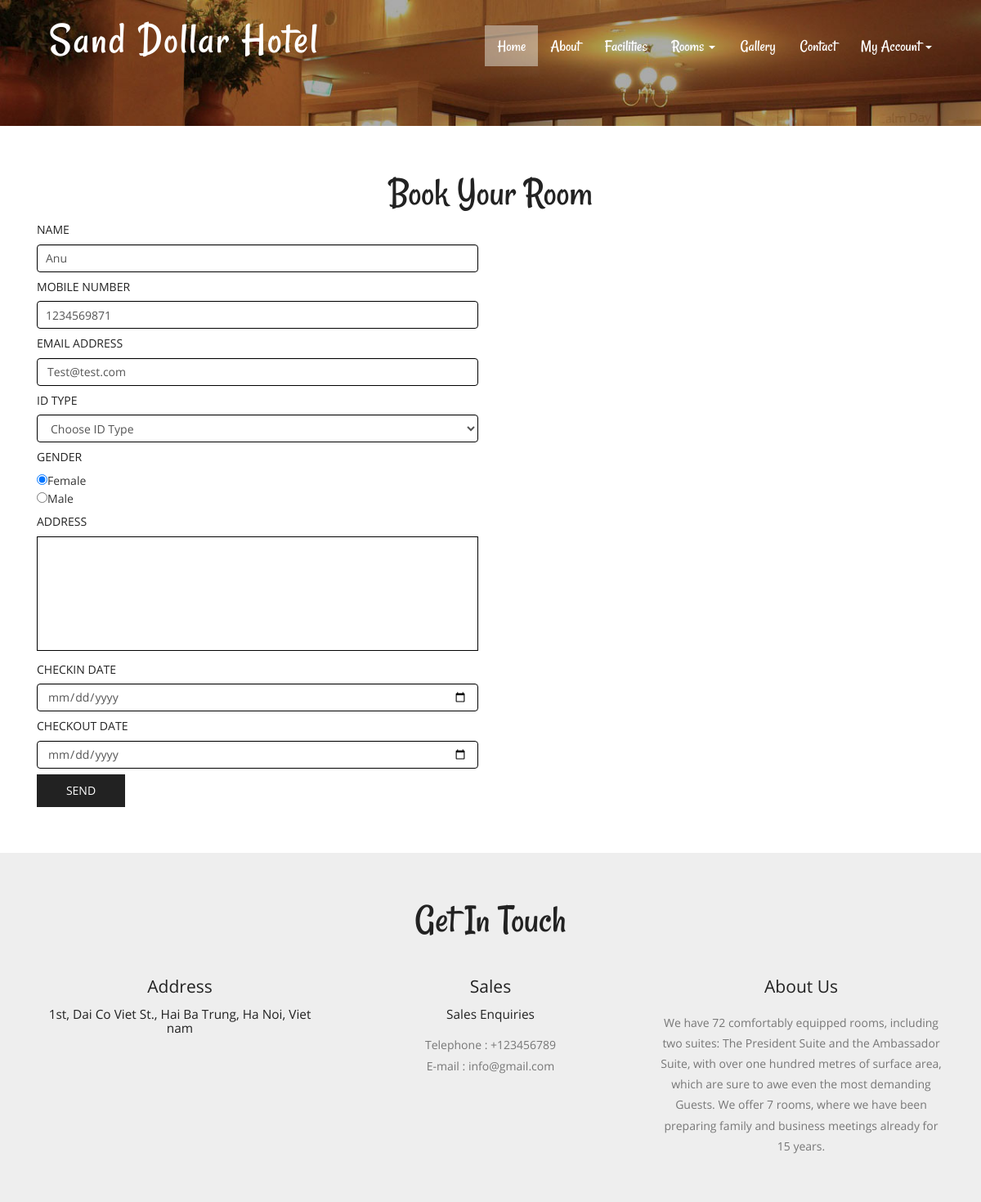
The app's page /book-room.php (signed in) with its own data.
### tables this page shows
CREATE TABLE `tbluser` (
  `ID` int(10) NOT NULL,
  `FullName` varchar(200) DEFAULT NULL,
  `MobileNumber` bigint(10) DEFAULT NULL,
  `Email` varchar(120) DEFAULT NULL,
  `Password` varchar(120) DEFAULT NULL,
  `RegDate` timestamp NULL DEFAULT current_timestamp()
);

CREATE TABLE `tblpage` (
  `ID` int(10) NOT NULL,
  `PageType` varchar(120) DEFAULT NULL,
  `PageTitle` varchar(200) DEFAULT NULL,
  `PageDescription` mediumtext DEFAULT NULL,
  `Email` varchar(120) DEFAULT NULL,
  `MobileNumber` bigint(10) DEFAULT NULL,
  `UpdationDate` timestamp NULL DEFAULT NULL ON UPDATE current_timestamp()
);

### src/book-room.php (the view, shortened to what this page needs)
<?php
include('includes/dbconnection.php');
if (strlen($_SESSION['hbmsuid'] == 0)) {
	header('location:logout.php');
} else {
?>
<!DOCTYPE HTML>
<html>
<head>
	<link href="css/bootstrap.css" rel="stylesheet" type="text/css" media="all">
	<link href="css/style.css" rel="stylesheet" type="text/css" media="all" />
</head>
<body>
	<div class="header head-top">
		<div class="container">
			<?php include_once('includes/header.php'); ?>
		</div>
	</div>
	<div class="content">
		<div class="contact">
			<div class="container">
				<h2>Book Your Room</h2>
				<div class="contact-grids">
					<div class="col-md-6 contact-right">
						<form method="post">
							<?php
							$uid = $_SESSION['hbmsuid'];
							$sql = "SELECT * from  tbluser where ID=:uid";
							$query = $dbh->prepare($sql);
							$query->bindParam(':uid', $uid, PDO::PARAM_STR);
							$query->execute();
							$results = $query->fetchAll(PDO::FETCH_OBJ);
							$cnt = 1;
							if ($query->rowCount() > 0) {
								foreach ($results as $row) {               ?>
									<h5>Name</h5>
									<input type="text" value="<?php echo $row->FullName; ?>" name="name" class="form-control" required="true" readonly="true">
									<h5>Mobile Number</h5>
									<input type="text" name="phone" class="form-control" required="true" maxlength="10" pattern="[0-9]+" value="<?php echo $row->MobileNumber; ?>" readonly="true">
									<h5>Email Address</h5>
									<input type="email" value="<?php echo $row->Email; ?>" class="form-control" name="email" required="true" readonly="true"><?php $cnt = $cnt + 1;
																																							}
																																						} ?>
							<h5>ID Type</h5>
							<select type="text" value="" class="form-control" name="idtype" required="true" class="form-control">
								<option value="">Choose ID Type</option>
							</select>
							<h5>Gender</h5>
							<p style="text-align: left;"> <input type="radio" name="gender" id="gender" value="Female" checked="true">Female</p>
							<p style="text-align: left;"> <input type="radio" name="gender" id="gender" value="Male">Male</p>
							<h5>Address</h5>
							<textarea type="text" rows="10" name="address" required="true"></textarea>
							<h5>Checkin Date</h5>
							<input type="date" value="" class="form-control" name="checkindate" required="true">
							<h5>Checkout Date</h5>
							<input type="date" value="" class="form-control" name="checkoutdate" required="true">
							<input type="submit" value="send" name="submit">
						</form>
					</div>
					<div class="clearfix"></div>
				</div>
			</div>
		</div>
		<?php include_once('includes/getintouch.php'); ?>
</html><?php }  ?>

### src/includes/getintouch.php (shortened to what this page needs)
<div class="touch-section">
	<div class="container">
		<h3>get in touch</h3>
		<div class="touch-grids">
			<?php
				$sql="SELECT * from tblpage where PageType='contactus'";
				$query = $dbh -> prepare($sql);
				$query->execute();
				$results=$query->fetchAll(PDO::FETCH_OBJ);
				$cnt=1;
				if($query->rowCount() > 0) {
					foreach($results as $row) {
			?>
			<div class="col-md-4 touch-grid">
				<h4>address</h4>
				<h5><?php echo htmlentities($row->PageDescription);?></h5>
			</div>
			<div class="col-md-4 touch-grid">
				<h4>Sales</h4>
				<h5>Sales Enquiries</h5>
				<p>Telephone : +<?php  echo htmlentities($row->MobileNumber);?></p>
				<p>E-mail : <?php  echo htmlentities($row->Email);?></p>
			</div>
			<?php $cnt=$cnt+1;}} ?>
			<div class="col-md-4 touch-grid">
				<?php
					$sql="SELECT * from tblpage where PageType='aboutus'";
					$query = $dbh -> prepare($sql);
					$query->execute();
					$results=$query->fetchAll(PDO::FETCH_OBJ);
					$cnt=1;
					if($query->rowCount() > 0) {
						foreach($results as $row) {
				?>
				<h4><?php  echo htmlentities($row->PageTitle);?></h4>
				<br>
				<p><?php  echo htmlentities($row->PageDescription);?></p>
				</div><?php $cnt=$cnt+1;}} ?>
					<div class="clearfix"></div>
				</div>
			</div>
		</div>
	</div>

### src/css/style.css (style rules this page uses)
h1,h2,h3,h4,h5,h6 { padding:0 0; margin:0 0; }
p { padding:0 0; margin:0 0; }
body { padding:0 0; margin:0 0; font-family: 'OpenSans-Regular' }
.header { background:url(../images/banner1.jpg) no-repeat 0px 0px; background-size:cover; -webkit-background-size: cover; -moz-background-size: cover; -o-background-size: cover; -ms-background-size: cover; min-height:764px; padding-bottom: 4em; }
.touch-section { padding: 4em 0; text-align: center; background-color: #eee; }
.touch-grids { margin-top: 3em; }
.touch-grid h4 { font-size: 1.5em; color: #222; text-transform: capitalize; }
.touch-section h3 { font-size: 3.5em; text-transform: capitalize; font-family: 'Rancho-Regular'; color: #222; }
.touch-grid h5 { font-size: 1.1em; padding: 1em 0; color: #222; }
.touch-grid p { font-size: 1em; line-height: 1.8em; color: #777; }
.head-top { min-height: 115px !important; }
.contact { padding: 4em 0; }
.contact h2 { font-size: 3.5em; text-transform: capitalize; font-family: 'Rancho-Regular'; color: #222; text-align:center; }
.contact-right h5 { font-size:1em; text-transform: uppercase; font-weight: 400; padding: 10px 0; color: #222; }
.contact-right input[type="text"] { width: 100%; padding: 10px 10px; font-size: 1em; outline: none; border: 1px solid #000; }
.contact-right textarea { width: 100%; padding: 10px 10px; font-size: 1em; height: 10em; resize: none; outline: none; border: 1px solid #000; }
.contact-right input[type="submit"] { width: 20%; font-size: 1em; text-transform: uppercase; background: #222; border: none; outline: none; margin-top: 0.5em; color: #fff; font-weight: 500; padding: 10px 0; }
@media (max-width:1440px) { .header { min-height: 679px; } }
@media (max-width:1366px) { .header { min-height: 652px; } }
@media (max-width:1280px) { .header { min-height: 602px; } }

### records on screen
tbluser: name "Anu", phone "1234569871", email "Test@test.com"
tblpage: PageDescription "1st, Dai Co Viet St., Hai Ba Trung, Ha Noi, Viet nam", MobileNumber "123456789", Email "info@gmail.com"
tblpage: PageTitle "About Us", PageDescription "We have 72 comfortably equipped rooms, including two suites: The President Suite and the Ambassador Suite, with over one hundred metres of surface area, which are sure to awe even the most demanding Guests. We offer 7 rooms, where we have been preparing family and business meetings already for 15 years."
